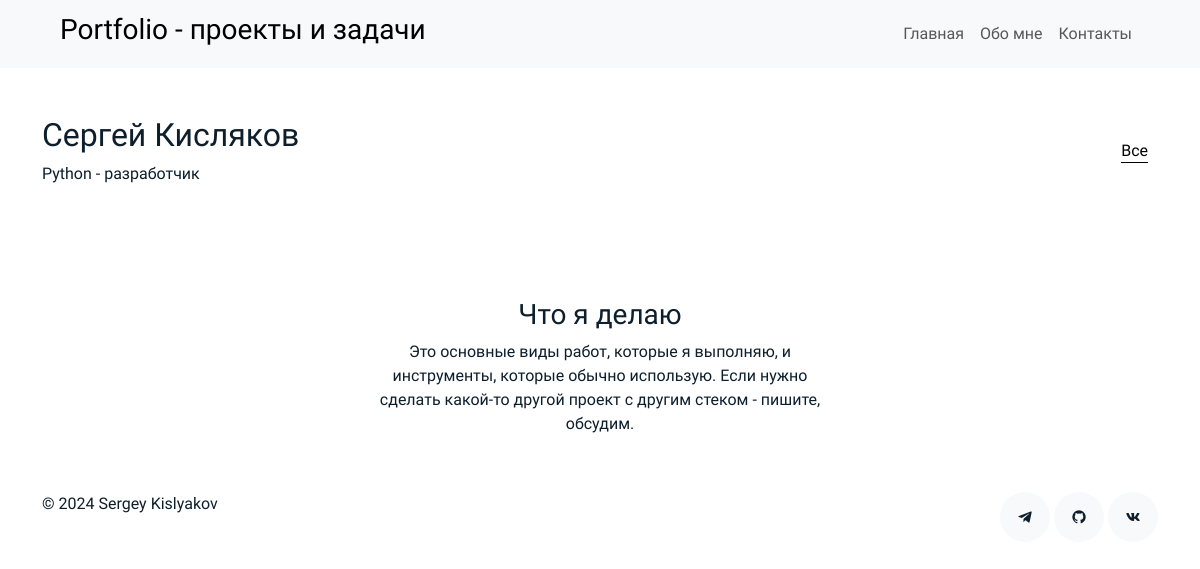
The app's page /, older data.
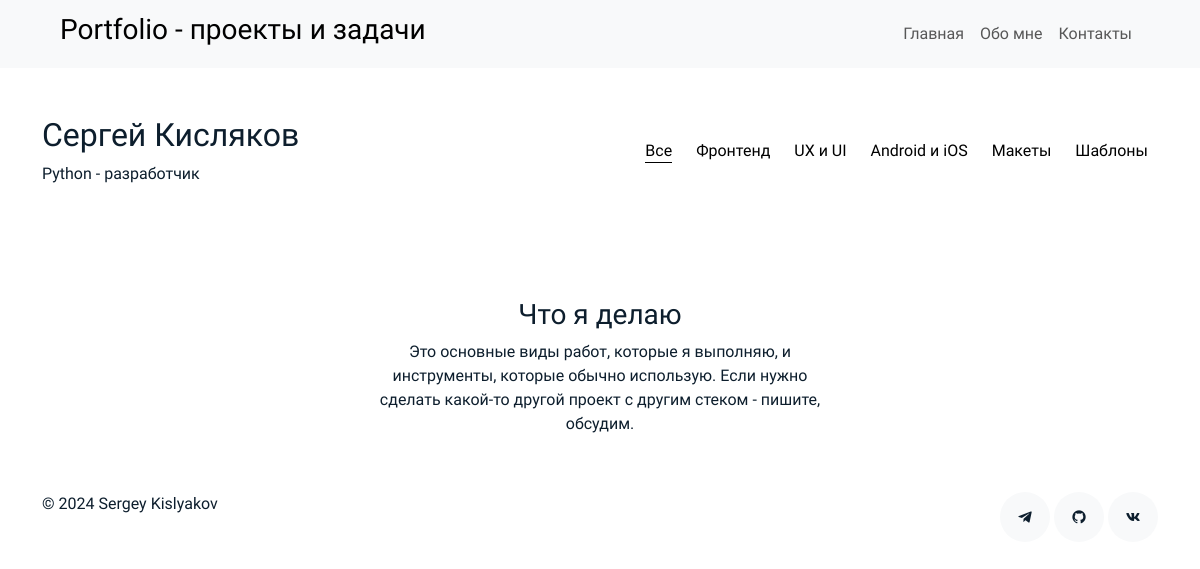
The same page, newer data.
### portfolio/models.py (models this page shows, shortened)
class Category(models.Model):
    engname = models.CharField(max_length=25)
    rusname = models.CharField(max_length=25)
    class Meta:
        ordering = ['id']
        verbose_name = 'Категория'
        verbose_name_plural = 'Категории'

### portfolio/views.py (the view)
# urls.py: path('', index, name='index'),
def index(request):
    categories = Category.objects.all()
    works = Work.objects.all()
    services = Service.objects.all()
    testimonies = Testimony.objects.all()
    context = {
        'categories': categories,
        'works': works,
        'services': services,
        'testimonies': testimonies,
    }
    return render(request, "index.html", context)

### templates/index.html (shortened to what this page needs)
{% extends 'base.html' %}
{% block content %}
    <section class="section site-portfolio">
        <div class="container">
            <div class="row mb-5 align-items-center">
                <div class="col-md-12 col-lg-6 mb-4 mb-lg-0" data-aos="fade-up">
                    <h2>Сергей Кисляков</h2>
                    <p class="mb-0">Python - разработчик</p>
                </div>
                <div class="col-md-12 col-lg-6 text-start text-lg-end" data-aos="fade-up" data-aos-delay="100">
                    <div id="filters" class="filters">
                        <a href="#" data-filter="*" class="active">Все</a>
                        {% for category in categories %}
                            <a href="#" data-filter=".{{ category.engname }}">{{ category.rusname }}</a>
                        {% endfor %}
                    </div>
                </div>
            </div>
        </div>
    </section>
    <section class="section services">
        <div class="container">
            <div class="row justify-content-center text-center mb-4">
                <div class="col-5">
                    <h3 class="h3 heading">Что я делаю</h3>
                    <p>Это основные виды работ, которые я выполняю, и инструменты, которые обычно использую. Если нужно сделать какой-то другой проект с другим стеком - пишите, обсудим.</p>
                </div>
            </div>
        </div>
    </section>
{% endblock content %}

Row changes from the older to the newer data that the page shows:
added Category: rusname "Фронтенд"
added Category: rusname "UX и UI"
added Category: rusname "Android и iOS"
added Category: rusname "Макеты"
added Category: rusname "Шаблоны"
